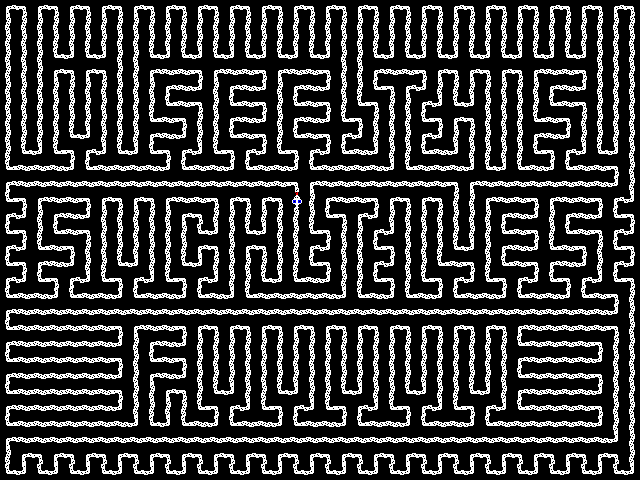

Below is a game level as drawn by its tile map, then a one-line description and the .tmx file that defines it, in full:
An orthogonal 40x30 tile map with 16x16 px tiles, 1 tile layer (Kachelebene 1).

<map version="1.2" tiledversion="1.3.3" orientation="orthogonal" renderorder="right-down" width="40" height="30" tilewidth="16" tileheight="16" infinite="0" nextlayerid="2" nextobjectid="1">
 <tileset firstgid="1" source="myPONG.tsx" />
 <layer id="1" name="Kachelebene 1" width="40" height="30">
  <data encoding="csv">
82,81,82,81,82,81,82,81,82,81,82,81,82,81,82,81,82,81,82,81,82,81,82,81,82,81,82,81,82,81,82,81,82,81,82,81,82,81,82,81,
85,85,85,85,85,85,85,85,85,85,85,85,85,85,85,85,85,85,85,85,85,85,85,85,85,85,85,85,85,85,85,85,85,85,85,85,85,85,85,85,
85,85,85,85,85,85,85,85,85,85,85,85,85,85,85,85,85,85,85,85,85,85,85,85,85,85,85,85,85,85,85,85,85,85,85,85,85,85,85,85,
85,85,85,18,17,18,17,85,85,18,17,18,17,18,17,18,17,18,17,18,17,85,85,18,17,18,17,18,17,18,17,18,17,18,17,18,17,85,85,85,
85,85,85,82,81,82,81,85,85,82,86,86,81,82,86,86,81,82,86,86,81,85,85,82,86,86,81,82,81,82,81,82,81,82,86,86,81,85,85,85,
85,85,85,85,85,85,85,85,85,85,82,86,17,85,82,86,17,85,82,86,17,85,85,18,81,82,17,85,85,85,85,85,85,85,82,86,17,85,85,85,
85,85,85,85,85,85,85,85,85,85,18,86,81,85,18,86,81,85,18,86,81,85,18,81,85,85,82,17,18,17,85,85,85,85,18,86,81,85,85,85,
85,85,85,85,85,85,85,85,85,18,86,81,85,85,82,86,17,85,82,86,17,18,81,85,85,85,18,81,82,81,85,85,85,18,86,81,85,85,85,85,
85,85,85,85,18,17,85,85,85,82,86,17,85,85,18,86,81,85,18,86,81,82,17,85,85,85,82,17,85,85,85,85,85,82,86,17,85,85,85,85,
85,18,17,18,81,82,17,18,17,18,81,82,17,18,81,82,17,18,81,82,17,18,86,17,85,85,18,86,17,85,85,85,85,18,81,82,17,18,17,85,
18,86,86,86,17,18,86,86,86,86,17,18,86,86,17,18,86,86,17,18,86,86,86,86,17,18,86,86,86,17,18,17,18,86,17,18,86,86,81,85,
82,86,86,86,86,86,86,86,86,86,86,86,86,86,86,86,86,86,81,82,86,86,86,86,86,86,86,86,81,82,86,86,86,86,86,86,86,86,17,85,
18,81,82,86,86,81,82,81,82,81,82,86,86,81,82,81,82,81,24,85,82,86,86,81,82,81,82,81,85,85,82,86,86,81,82,86,86,81,82,17,
82,17,85,82,86,17,85,85,85,85,85,82,81,85,85,85,85,85,85,85,18,81,82,17,85,85,85,85,85,85,85,82,86,17,85,82,86,17,18,81,
18,81,85,18,86,81,85,85,85,85,85,85,18,17,85,18,17,85,85,18,81,85,85,82,17,85,85,85,85,85,85,18,86,81,85,18,86,81,82,17,
82,17,18,86,81,85,85,85,85,85,85,85,82,81,85,82,81,85,85,82,17,85,85,18,81,85,85,85,18,17,85,82,86,17,18,86,81,85,18,81,
18,81,82,86,17,85,85,18,17,85,85,18,17,85,85,85,85,85,85,18,81,85,85,82,17,85,85,18,86,81,85,18,86,81,82,86,17,85,82,17,
82,17,18,81,82,17,18,81,82,17,18,81,82,17,85,85,18,17,18,86,17,85,85,18,81,85,18,81,82,17,18,81,82,17,18,81,82,17,18,81,
18,86,86,17,18,86,86,17,18,86,86,17,18,86,17,18,86,86,86,86,86,17,18,86,17,18,86,17,18,86,86,17,18,86,86,17,18,86,81,85,
82,86,86,86,86,86,86,86,86,86,86,86,86,86,86,86,86,86,86,86,86,86,86,86,86,86,86,86,86,86,86,86,86,86,86,86,86,86,17,85,
18,86,86,86,86,86,86,81,82,86,86,81,82,81,82,81,82,81,82,81,82,81,82,81,82,81,82,81,82,81,82,81,82,86,86,86,86,86,81,85,
82,86,86,86,86,86,86,17,85,82,86,17,85,85,85,85,85,85,85,85,85,85,85,85,85,85,85,85,85,85,85,85,18,86,86,86,86,81,85,85,
18,86,86,86,86,86,86,81,85,18,86,81,85,85,85,85,85,85,85,85,85,85,85,85,85,85,85,85,85,85,85,85,82,86,86,86,86,17,85,85,
82,86,86,86,86,86,86,17,85,82,86,17,85,85,85,85,85,85,85,85,85,85,85,85,85,85,85,85,85,85,85,85,18,86,86,86,86,81,85,85,
18,86,86,86,86,86,86,81,85,85,82,81,85,18,17,85,85,18,17,85,85,18,17,85,85,18,17,85,85,18,17,85,82,86,86,86,86,17,85,85,
82,86,86,86,86,86,86,17,85,85,85,85,18,81,82,17,18,81,82,17,18,81,82,17,18,81,82,17,18,81,82,17,18,86,86,86,86,81,85,85,
18,86,86,86,86,86,86,86,17,18,17,18,86,17,18,86,86,17,18,86,86,17,18,86,86,17,18,86,86,17,18,86,86,86,86,86,86,17,85,85,
82,86,86,86,86,86,86,86,86,86,86,86,86,86,86,86,86,86,86,86,86,86,86,86,86,86,86,86,86,86,86,86,86,86,86,86,86,86,17,85,
85,82,81,82,81,82,81,82,81,82,81,82,81,82,81,82,81,82,81,82,81,82,81,82,81,82,81,82,81,82,81,82,81,82,81,82,81,82,81,85,
18,17,18,17,18,17,18,17,18,17,18,17,18,17,18,17,18,17,18,17,18,17,18,17,18,17,18,17,18,17,18,17,18,17,18,17,18,17,18,17
</data>
 </layer>
</map>
